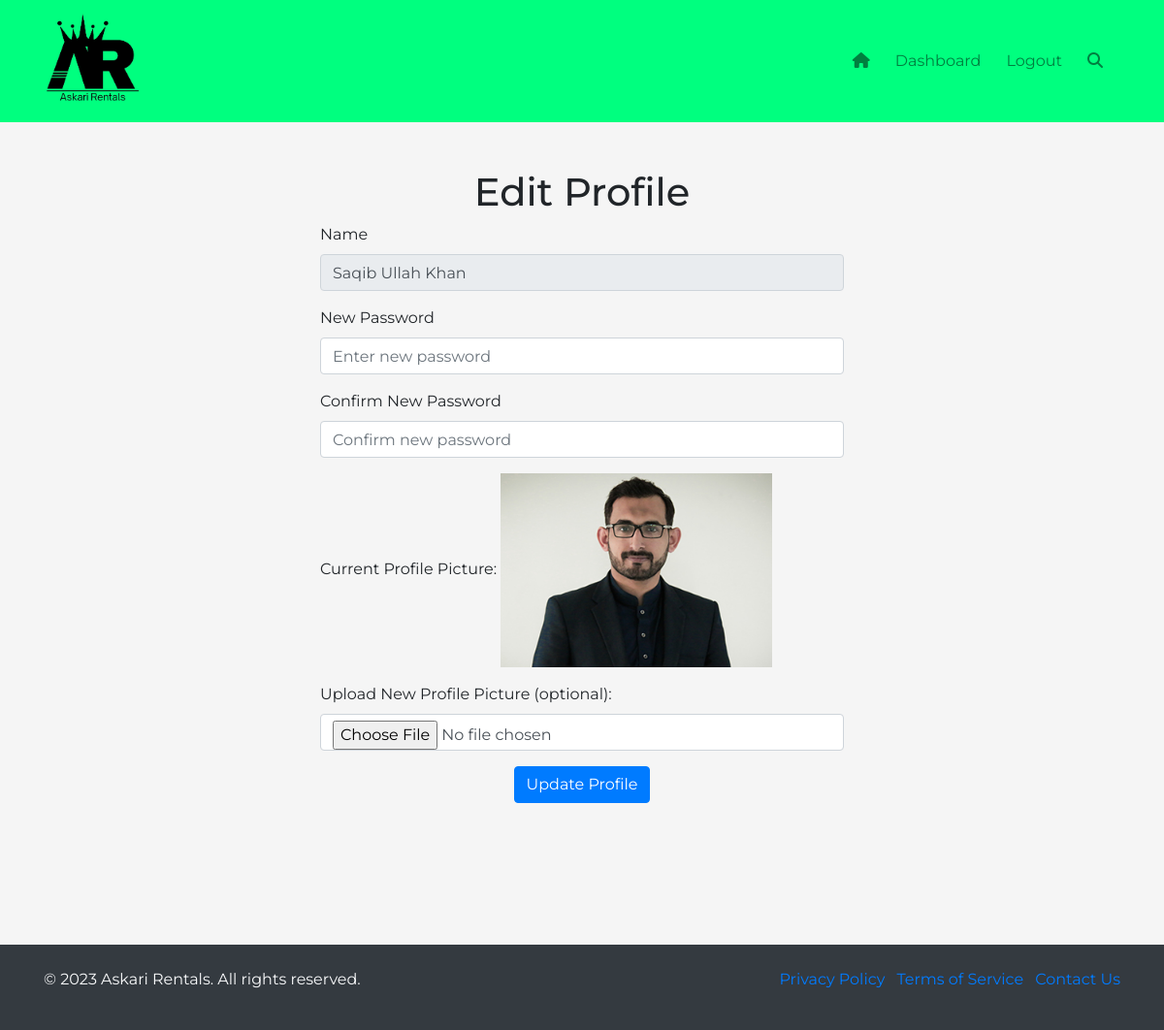
Screenshot of /edit_profile_admin.php?id=42 (signed in) with the database file from the repository.
### tables this page shows
CREATE TABLE `users` (
  `id` int(20) NOT NULL,
  `Name` text NOT NULL,
  `Password` text NOT NULL,
  `Profile Picture` text DEFAULT NULL,
  `Role` varchar(20) NOT NULL
);

### edit_profile_admin.php (the view, shortened to what this page needs)
<?php
include_once('connection.php');
if (isset($_GET['id'])) {
    $userId = $_GET['id'];
    $userQuery = "SELECT * FROM users WHERE id='$userId'";
    $userResult = $mysqli->query($userQuery);
    if ($userResult->num_rows > 0) {
        $userData = $userResult->fetch_assoc();
    } else {
        $message = "User not found.";
    }
} else {
    $message = "No user ID provided.";
}
?>
<?php
include('header.php');
?>
<div class="container mt-5 min-vh-100">
    <div class="row">
        <div class="col-md-12 text-center">
            <h1>Edit Profile</h1>
        </div>
    </div>
    <div class="row">
        <div class="col-md-6 offset-md-3">
            <div class="centered-form">
                <form method="POST" enctype="multipart/form-data">
                    <div class="form-group">
                        <label for="name">Name</label>
                        <input type="text" class="form-control" name="name" value="<?php echo $userData['Name']; ?>" required readonly>
                    </div>
                    <div class="form-group">
                        <label for="password">New Password</label>
                        <input type="password" class="form-control" name="password" placeholder="Enter new password">
                    </div>
                    <div class="form-group">
                        <label for="confirm_password">Confirm New Password</label>
                        <input type="password" class="form-control" name="confirm_password" placeholder="Confirm new password">
                    </div>
                    <div class="form-group">
                        <label for="currentPicture">Current Profile Picture:</label>
                        <?php if (!empty($userData['Profile Picture'])): ?>
                            <img src="media/profiles/<?php echo $userData['Profile Picture']; ?>" class="img-fluid" style="max-height: 200px;" alt="Current Profile Picture">
                        <?php else: ?>
                            <p>No profile picture available</p>
                        <?php endif; ?>
                    </div>
                    <div class="form-group">
                        <label for="profile_picture">Upload New Profile Picture (optional):</label>
                        <input type="file" class="form-control" name="profile_picture" accept="image/*">
                    </div>
                    <div class="form-group text-center">
                        <input type="submit" class="btn btn-primary" name="update" value="Update Profile">
                    </div>
                </form>
            </div>
        </div>
    </div>
</div>
<?php
include('footer.php');
?>

### extrastyle.css (style rules this page uses)
body { background-color: #f5f5f5; font-family: 'Montserrat', sans-serif; }
h1, h2, h3, h4, h5, h6 { font-family: 'Montserrat', sans-serif; }
.btn { font-family: 'Montserrat', sans-serif; }

### rows the page displays
users: name "Saqib Ullah Khan", Profile Picture (picture)
